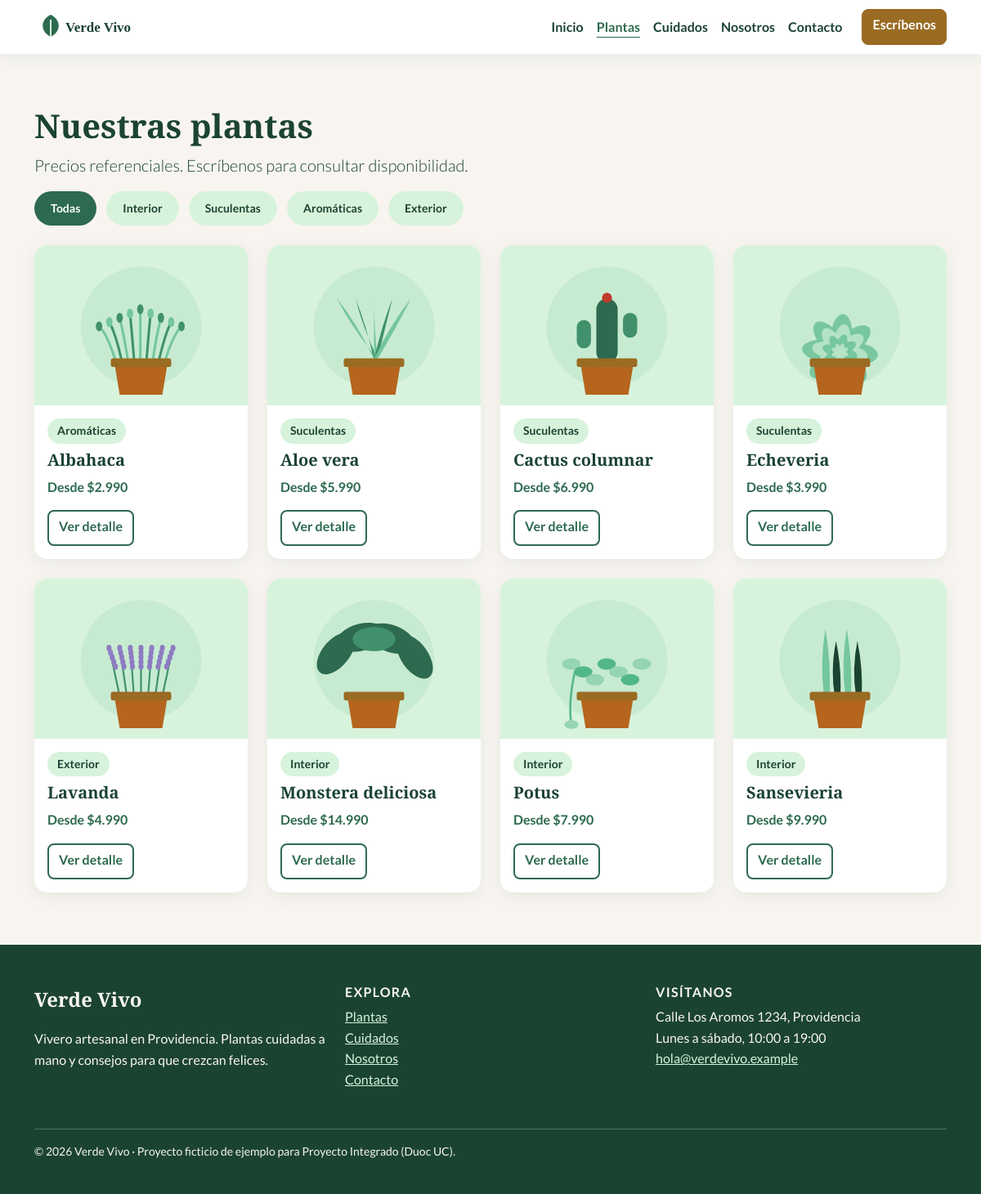
Page /plantas.php on the committed database.
### tables this page shows
CREATE TABLE vv_plantas (
  p_id           INT AUTO_INCREMENT PRIMARY KEY,
  p_nombre       VARCHAR(120) NOT NULL,
  p_cientifico   VARCHAR(120) DEFAULT NULL,
  p_descripcion  TEXT NOT NULL,
  p_luz          VARCHAR(120) DEFAULT NULL,
  p_riego        VARCHAR(120) DEFAULT NULL,
  p_precio       INT UNSIGNED NOT NULL,
  p_imagen       VARCHAR(255) DEFAULT NULL,
  p_categoria_id INT DEFAULT NULL,
  p_destacada    TINYINT(1) NOT NULL DEFAULT 0,
  CONSTRAINT fk_planta_categoria FOREIGN KEY (p_categoria_id)
    REFERENCES vv_categorias (c_id) ON DELETE SET NULL
);

CREATE TABLE vv_categorias (
  c_id     INT AUTO_INCREMENT PRIMARY KEY,
  c_nombre VARCHAR(60) NOT NULL,
  c_slug   VARCHAR(60) NOT NULL UNIQUE
);

### class/db.php (called while the page is built, shortened)
<?php
class db {
    protected $connection;
    protected $query;
    public function __construct($dbhost = 'localhost', $dbuser = 'root', $dbpass = '', $dbname = '', $charset = 'utf8mb4') {
        $this->connection = @new mysqli($dbhost, $dbuser, $dbpass, $dbname);
        $this->connection->set_charset($charset);
    }
    public function query($query) {
        if ($this->query = $this->connection->prepare($query)) {
            $this->query->execute();
        } else {
            $this->error('No se puede preparar la declaración de MySQL (revisa tu sintaxis) - ' . $this->connection->error);
        }
        return $this;
    }
    public function fetchAll($callback = null) {
        $params = array();
        $row = array();
        $meta = $this->query->result_metadata();
        while ($field = $meta->fetch_field()) {
            $params[] = &$row[$field->name];
        }
        call_user_func_array(array($this->query, 'bind_result'), $params);
        $result = array();
        while ($this->query->fetch()) {
            $r = array();
            foreach ($row as $key => $val) {
                $r[$key] = $val;
            }
            if ($callback != null && is_callable($callback)) {
                $value = call_user_func($callback, $r);
                if ($value == 'break') {
                    break;
                }
            } else {
                $result[] = $r;
            }
        }
        return $result;
    }
}

### class/helpers.php (called while the page is built)
<?php
function e($texto) {
    return htmlspecialchars((string)$texto, ENT_QUOTES, 'UTF-8');
}
function precio($valor) {
    return '$' . number_format((int)$valor, 0, ',', '.');
}

### partes/tarjeta-planta.php (the view)
<?php
$nivelTitulo = $nivelTitulo ?? 'h3';
?>
<article class="tarjeta-planta card h-100">
  <img src="img/plantas/<?= e($planta['p_imagen'] ?: 'sin-imagen.svg') ?>" class="card-img-top"
       alt="Ilustración de <?= e(mb_strtolower($planta['p_nombre'])) ?> en maceta" width="600" height="450" loading="lazy">
  <div class="card-body">
    <p class="chip"><?= e($planta['c_nombre'] ?? 'Sin categoría') ?></p>
    <<?= $nivelTitulo ?> class="tarjeta-planta__titulo"><?= e($planta['p_nombre']) ?></<?= $nivelTitulo ?>>
    <p class="tarjeta-planta__precio">Desde <?= precio($planta['p_precio']) ?></p>
    <a href="planta.php?id=<?= (int)$planta['p_id'] ?>" class="btn btn-outline-verde stretched-link">Ver detalle<span class="visually-hidden"> de <?= e($planta['p_nombre']) ?></span></a>
  </div>
</article>

### plantas.php (shortened to what this page needs)
<?php
include_once 'class/db.php';
include_once 'class/helpers.php';
$slug = trim($_GET['categoria'] ?? '');
$db = new db($dbhost, $dbuser, $dbpass, $dbname, 'utf8mb4');
$db->query('SELECT c_nombre, c_slug FROM vv_categorias ORDER BY c_id');
$categorias = $db->fetchAll();
if ($slug !== '') {
    $db->query('SELECT p.p_id, p.p_nombre, p.p_precio, p.p_imagen, c.c_nombre, c.c_slug
                FROM vv_plantas p
                JOIN vv_categorias c ON p.p_categoria_id = c.c_id
                WHERE c.c_slug = ?
                ORDER BY p.p_nombre', $slug);
} else {
    $db->query('SELECT p.p_id, p.p_nombre, p.p_precio, p.p_imagen, c.c_nombre, c.c_slug
                FROM vv_plantas p
                LEFT JOIN vv_categorias c ON p.p_categoria_id = c.c_id
                ORDER BY p.p_nombre');
}
$plantas = $db->fetchAll();
include_once 'header.php';
?>
    <section class="seccion">
      <div class="container">
        <h1>Nuestras plantas</h1>
        <p class="lead">Precios referenciales. Escríbenos para consultar disponibilidad.</p>
        <nav aria-label="Filtrar por categoría">
          <ul class="lista-categorias">
            <li><a class="chip chip--enlace" href="plantas.php"<?= $slug === '' ? ' aria-current="page"' : '' ?>>Todas</a></li>
<?php foreach ($categorias as $categoria): ?>
            <li><a class="chip chip--enlace" href="plantas.php?categoria=<?= e($categoria['c_slug']) ?>"<?= $slug === $categoria['c_slug'] ? ' aria-current="page"' : '' ?>><?= e($categoria['c_nombre']) ?></a></li>
<?php endforeach; ?>
          </ul>
        </nav>
<?php if (empty($plantas)): ?>
        <p>No hay plantas en esta categoría por ahora.</p>
<?php else: ?>
        <div class="row g-3 g-lg-4">
<?php foreach ($plantas as $planta): ?>
          <div class="col-12 col-sm-6 col-lg-3">
            <?php $nivelTitulo = 'h2'; include 'partes/tarjeta-planta.php'; ?>
          </div>
<?php endforeach; ?>
        </div>
<?php endif; ?>
      </div>
    </section>
<?php include_once 'footer.php'; ?>

### css/estilos.css (style rules this page uses)
:root { --color-texto: #1B4332; --color-texto-suave: #5A6470; --color-titulo: #1B4332; --color-enlace: #2D6A4F; --color-fondo: #F8F5F0; --color-superficie: #FFFFFF; --color-accion: #9A6B22; --color-accion-hover: #7F5819; --color-foco: #1B4332; }
body { font-family: "Lato", Arial, sans-serif; color: var(--color-texto); background-color: var(--color-fondo); line-height: 1.6; }
h1, h2, h3, .h1, .h2, .h3, .h4 { font-family: "Playfair Display", Georgia, serif; color: var(--color-titulo); font-weight: 700; }
h1, .h1 { font-size: 2rem; }
@media (min-width: 768px) { h1, .h1 { font-size: 2.5rem; } }
h2, .h2 { font-size: 1.625rem; }
@media (min-width: 768px) { h2, .h2 { font-size: 2rem; } }
a { color: var(--color-enlace); }
.btn-outline-verde { border: 2px solid #2D6A4F; color: #2D6A4F; font-weight: 700; border-radius: 8px; min-height: 44px; }
.seccion { padding: 2.5rem 0; }
@media (min-width: 992px) { .seccion { padding: 4rem 0; } }
.chip { display: inline-block; margin-bottom: 0.5rem; padding: 0.25rem 0.75rem; border-radius: 999px; background-color: #D8F3DC; color: #1B4332; font-size: 0.875rem; font-weight: 700; }
.chip--enlace { padding: 0.625rem 1.25rem; text-decoration: none; }
.lista-categorias { display: flex; flex-wrap: wrap; gap: 0.75rem; padding: 0; list-style: none; }
.tarjeta-planta { border: 0; border-radius: 16px; box-shadow: 0 4px 20px rgba(27, 67, 50, 0.08); overflow: hidden; transition: transform 0.2s ease, box-shadow 0.2s ease; }
.tarjeta-planta .card-img-top { height: auto; }
.tarjeta-planta__titulo { font-size: 1.25rem; }
.tarjeta-planta__precio { font-weight: 700; color: #2D6A4F; }
.chip--enlace[aria-current=page] { background-color: #2D6A4F; color: #FFFFFF; }

### rows in the picture
vv_plantas: p_imagen (picture), p_categoria.c_nombre "Aromáticas", p_nombre "Albahaca", p_precio "$2.990"
vv_plantas: p_imagen (picture), p_categoria.c_nombre "Suculentas", p_nombre "Aloe vera", p_precio "$5.990"
vv_plantas: p_imagen (picture), p_categoria.c_nombre "Suculentas", p_nombre "Cactus columnar", p_precio "$6.990"
vv_plantas: p_imagen (picture), p_categoria.c_nombre "Suculentas", p_nombre "Echeveria", p_precio "$3.990"
vv_plantas: p_imagen (picture), p_categoria.c_nombre "Exterior", p_nombre "Lavanda", p_precio "$4.990"
vv_plantas: p_imagen (picture), p_categoria.c_nombre "Interior", p_nombre "Monstera deliciosa", p_precio "$14.990"
vv_plantas: p_imagen (picture), p_categoria.c_nombre "Interior", p_nombre "Potus", p_precio "$7.990"
vv_plantas: p_imagen (picture), p_categoria.c_nombre "Interior", p_nombre "Sansevieria", p_precio "$9.990"

### other values in the picture
$texto "Inicio"
$texto "Plantas"
$texto "Cuidados"
$texto "Nosotros"
$texto "Contacto"
$categoria['c_nombre'] "Interior"
$categoria['c_nombre'] "Suculentas"
$categoria['c_nombre'] "Aromáticas"
$categoria['c_nombre'] "Exterior"
